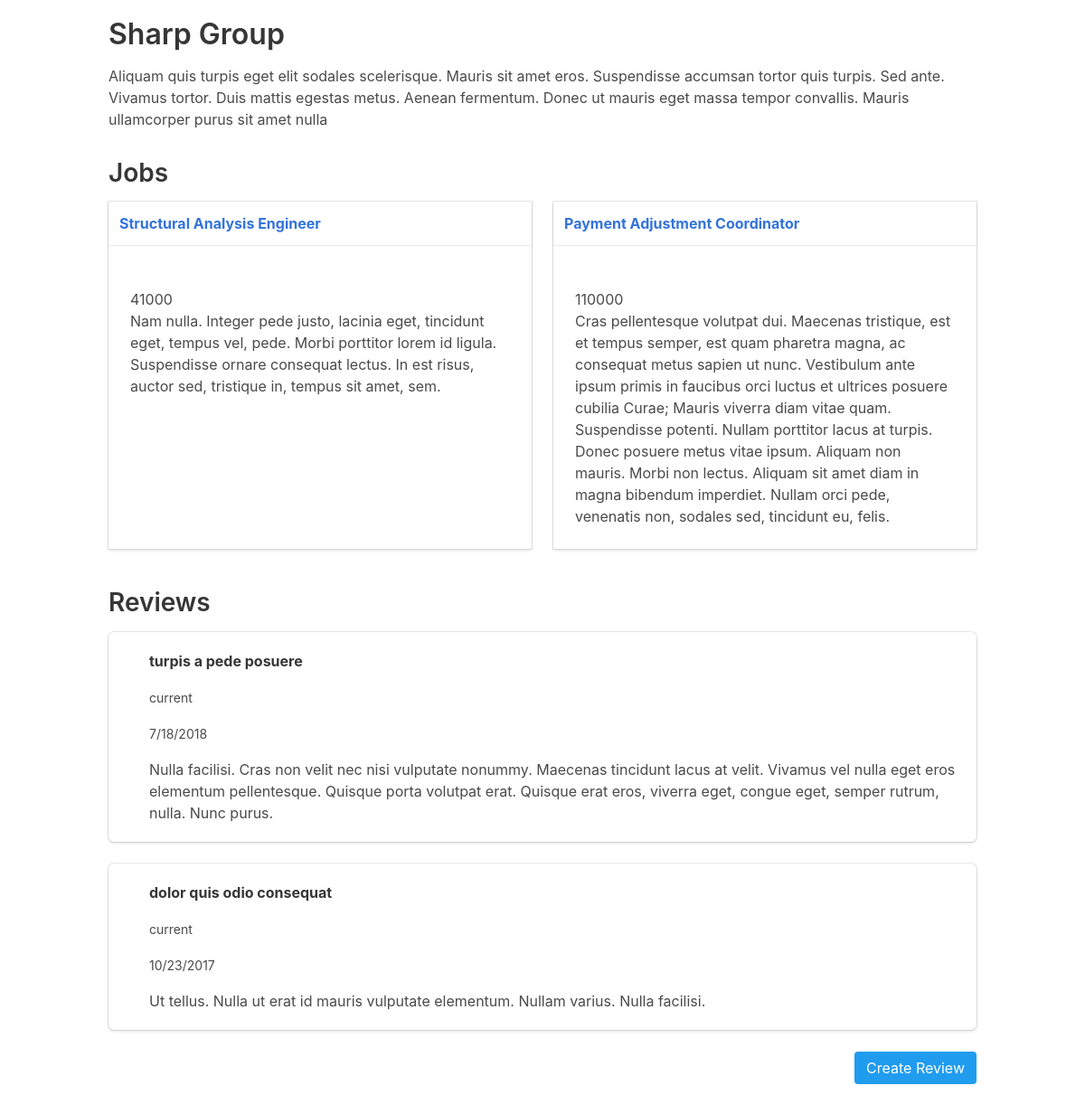
The app's page /employer/1, older data.
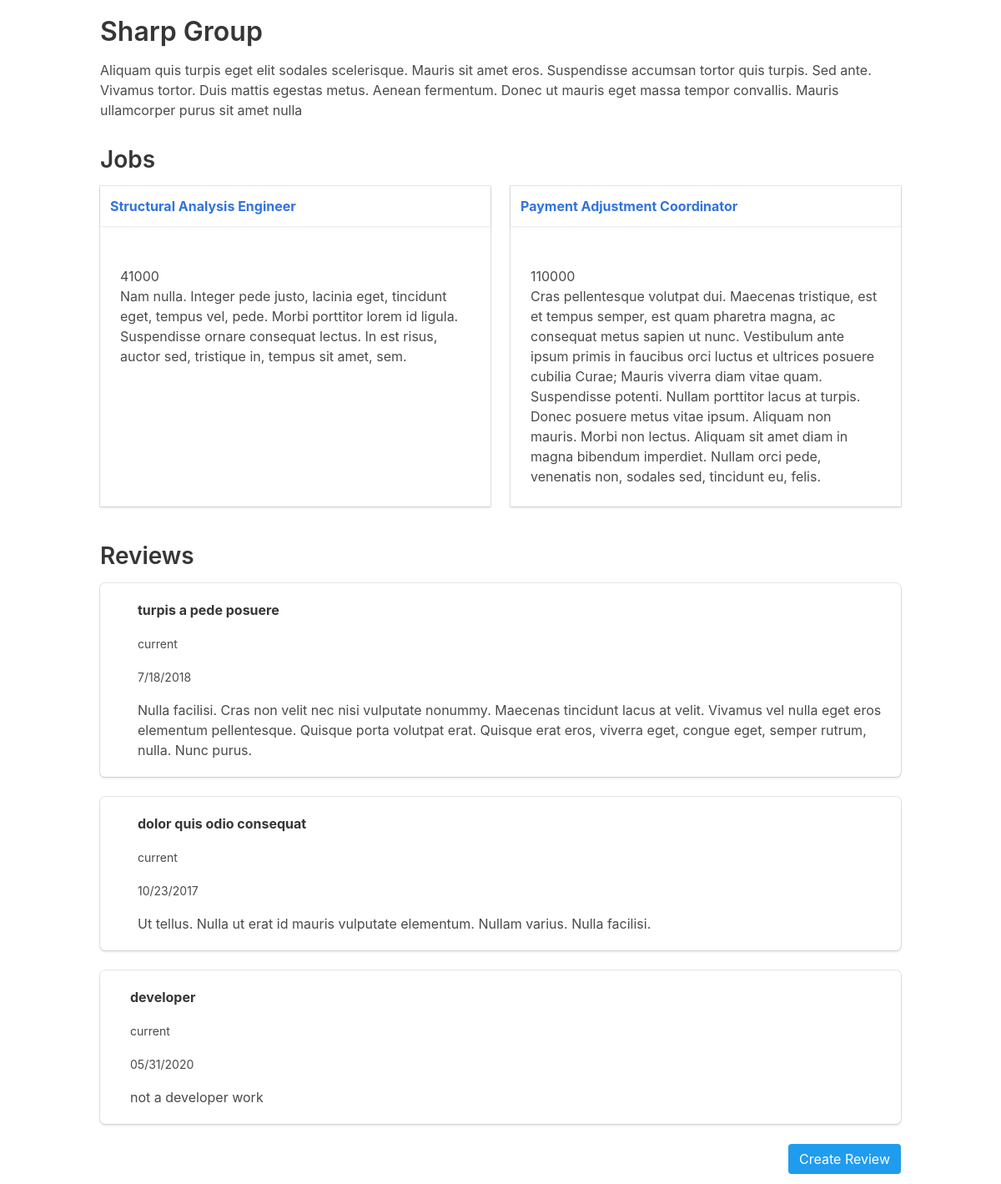
The same page, newer data.
### tables this page shows
CREATE TABLE "employer" (
"id" INTEGER PRIMARY KEY AUTOINCREMENT,
"name" VARCHAR,
"description" TEXT,
"address" VARCHAR,
"city" VARCHAR,
"state" VARCHAR,
"zip" VARCHAR
);

CREATE TABLE "job" (
"id" INTEGER PRIMARY KEY AUTOINCREMENT,
"title" VARCHAR,
"description" TEXT,
"salary" VARCHAR,
"employer_id" INTEGER
);

CREATE TABLE "review" (
"id" INTEGER PRIMARY KEY AUTOINCREMENT,
"review" TEXT,
"rating" INTEGER,
"title" VARCHAR,
"date" DATETIME,
"status" VARCHAR,
"employer_id" INTEGER
);

### jobs/app.py (the view)
@app.route('/employer/<employer_id>')
def employer(employer_id):
    employer=execute_sql('SELECT * FROM employer WHERE id=?',[employer_id],single=True)
    jobs=execute_sql('SELECT job.id, job.title, job.description, job.salary FROM job JOIN employer ON employer.id = job.employer_id WHERE employer.id = ?',[employer_id])
    reviews=execute_sql('SELECT review, rating, title, date, status FROM review JOIN employer ON employer.id = review.employer_id WHERE employer.id = ?',[employer_id])
    return render_template('employer.html',employer=employer,jobs=jobs,reviews=reviews)

### jobs/app.py (called while the page is built)
def open_connection():
    connection = getattr(g, '_connection', None)
    if not connection:
        connection = g._connection = sqlite3.connect(PATH)
    connection.row_factory = sqlite3.Row
    return connection

def execute_sql(sql, values=(), commit=False, single=False):
    connection = open_connection()
    cursor = connection.execute(sql, values)
    if commit:
        results = connection.commit()
    else:
        results = cursor.fetchone() if single else cursor.fetchall()
    cursor.close()
    return results

@app.teardown_appcontext
def close_connection(exception):
    connection = getattr(g, '_connection', None)
    if connection:
        connection.close()

### jobs/templates/employer.html (shortened to what this page needs)
{% extends "layout.html"%}
{% block content %}
<div>
    <h1> {{employer['name']}} </h1>
    <div class="descrption">
        <p>{{employer['description']}}</p>
    </div>
</div>
<h2>Jobs</h2>
{{show_jobs(jobs)}}
<h2>Reviews</h2>
{%for review in reviews%}
<div class="box">
    <article class="media">
        <div class="media-left">
        </div>
        <div class="media-content">
            <div class="content">
                <p ><strong>{{review['title']}}</strong></p>
                <p ><small>{{review['status']}}</small></p>
                <p ><small>{{review['date']}}</small></p>
                <p >{{review['review']}}</p>
            </div>
        </div>
    </article>
</div>
{% endfor %}
<div class="columns">
    <div class="column">
        <a class="button is-info is-pulled-right" href={{url_for( 'review',employer_id=employer['id'] )}}>Create Review</a>
    </div>
</div>
{% endblock %}

### jobs/templates/layout.html (shortened to what this page needs)
<!DOCTYPE html>
{% from '_macros.html' import show_job,show_jobs with context %}
<html lang="en">
<head>
    <link rel="stylesheet" href="{{ url_for('static', filename='css/bulma.min.css') }}">
    <link rel="stylesheet" href="{{ url_for('static', filename='css/app.css') }}">
    <link rel="stylesheet" href="https://use.fontawesome.com/releases/v5.2.0/css/all.css">
</head>
<body>
<div class="container top">
    <div class="content">
        {% block content %}
        {% endblock %}
    </div>
</div>
</body>
</html>

### jobs/templates/_macros.html (shortened to what this page needs)
{% macro show_job(job) %}
<div class="card adjust-height">
    <header class="card-header">
        <p class="card-header-title">
            <a href={{ url_for('job',job_id=job['id'] )}}> {{job['title']}}</a>
        </p>
    </header>
    <div class="card-content">
        <div class="content">
            <p>
                <br>
                {{job['salary']}}
                <br>
                {{job['description']}}
            </p>
        </div>
    </div>
</div>
{% endmacro %}
{% macro show_jobs(jobs) %}
<div class="columns is-multiline">
    {%for job in jobs %}
    <div class="column is-half">
        {{show_job(job)}}
    </div>
    {% endfor %}
</div>
{% endmacro %}

### jobs/static/css/app.css (style rules this page uses)
.adjust-height { height: 100%; }
.top { margin-top: 20px; }

Row changes from the older to the newer data that the page shows:
added review: title "developer", status "current", date "05/31/2020", review "not a developer work"
